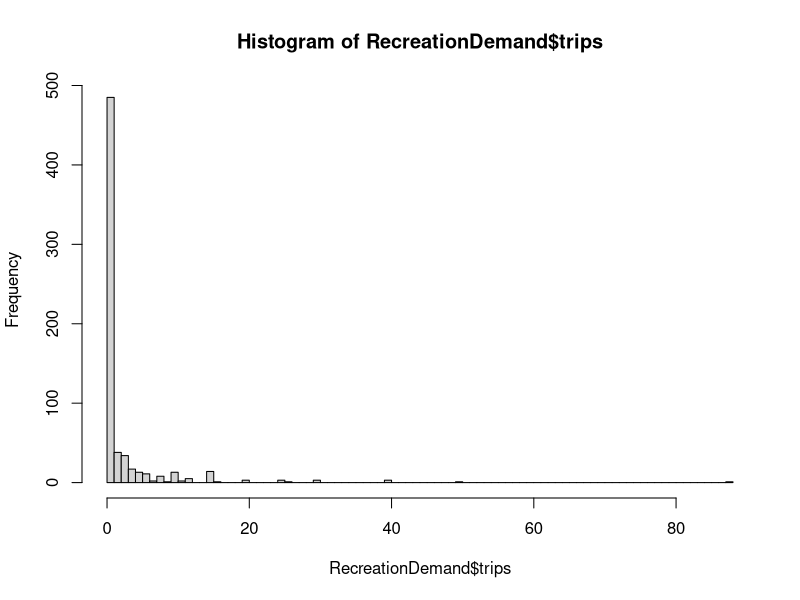
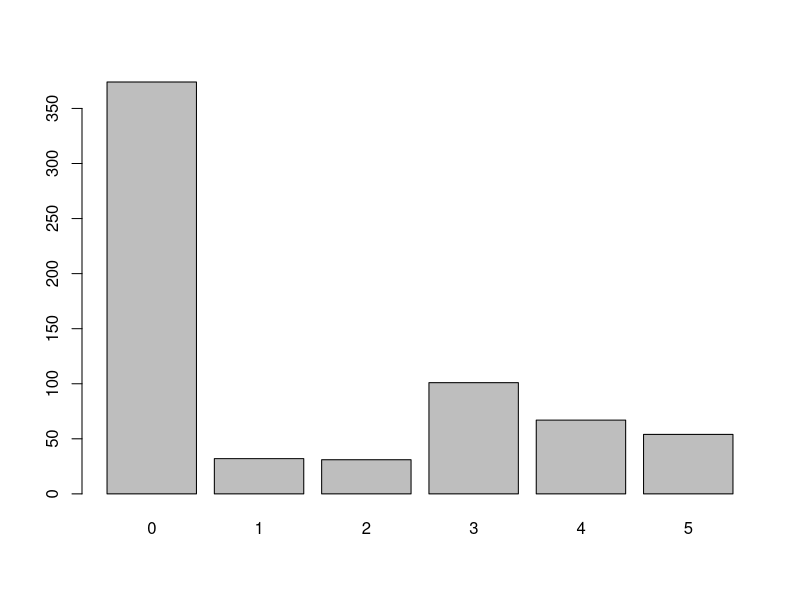
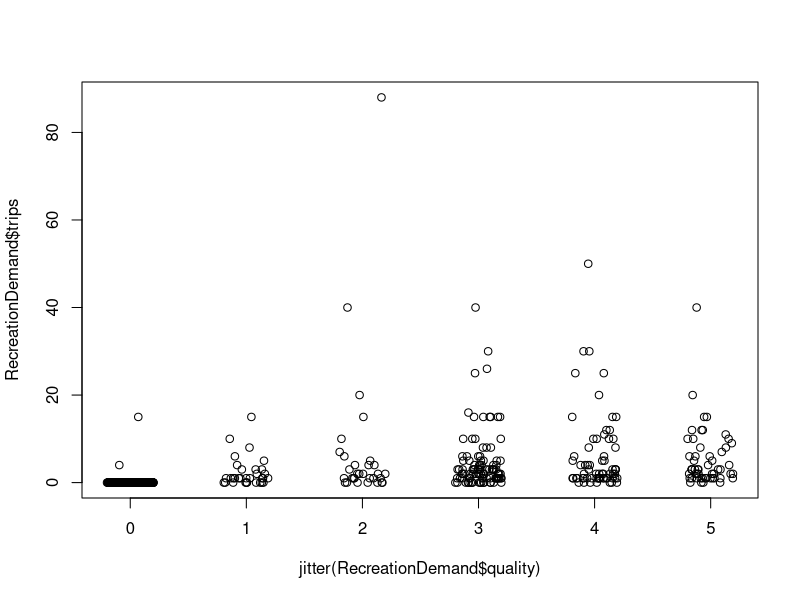
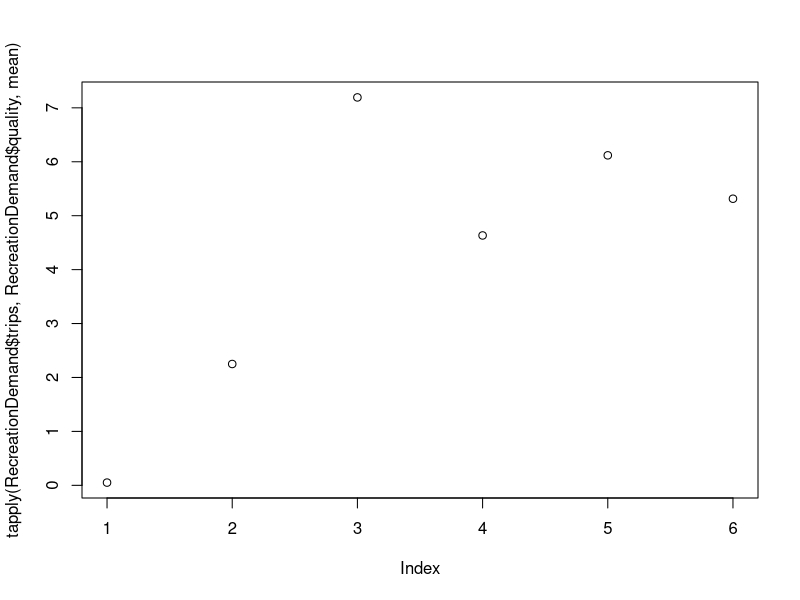
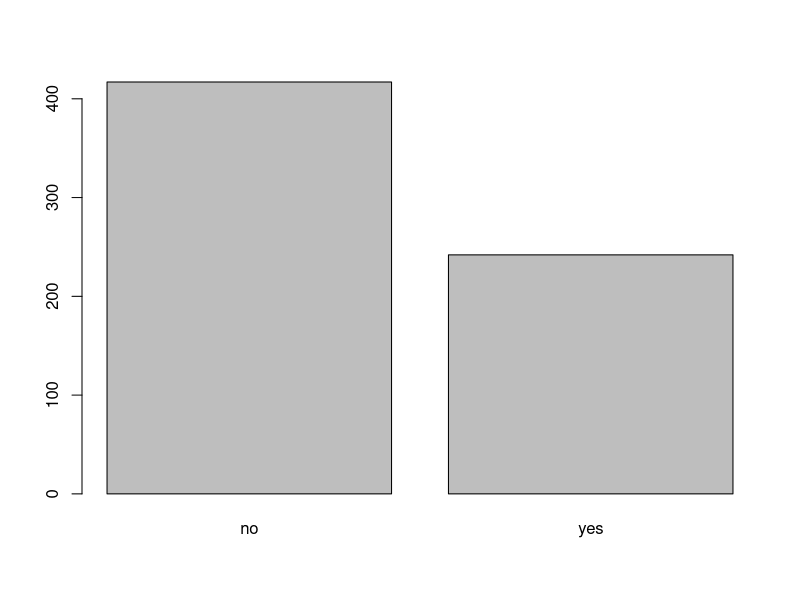
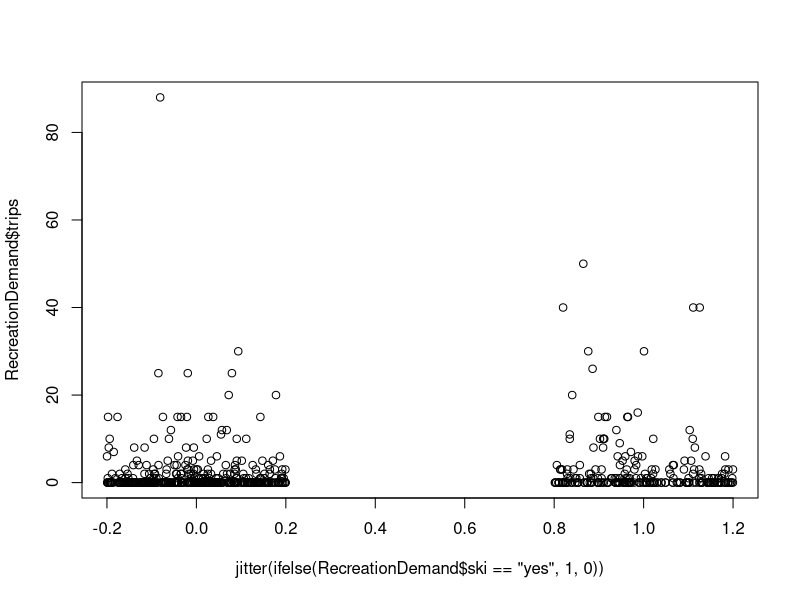
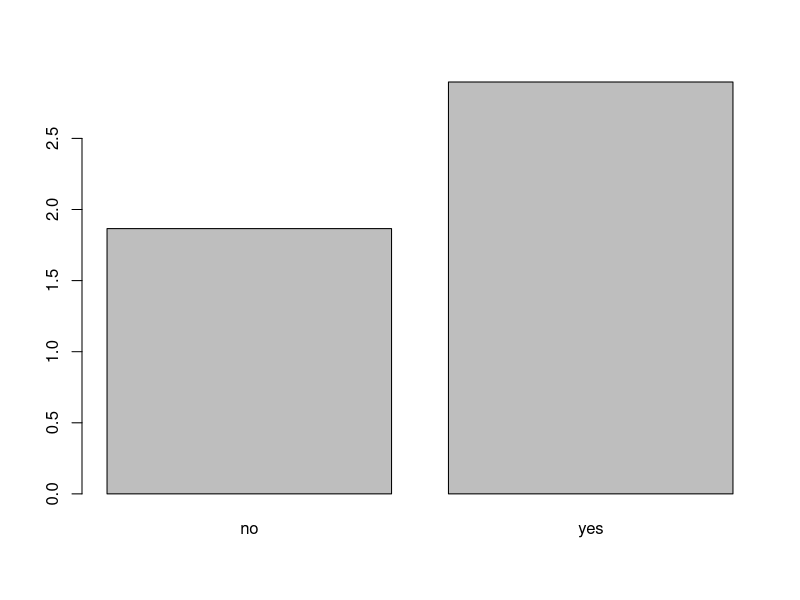
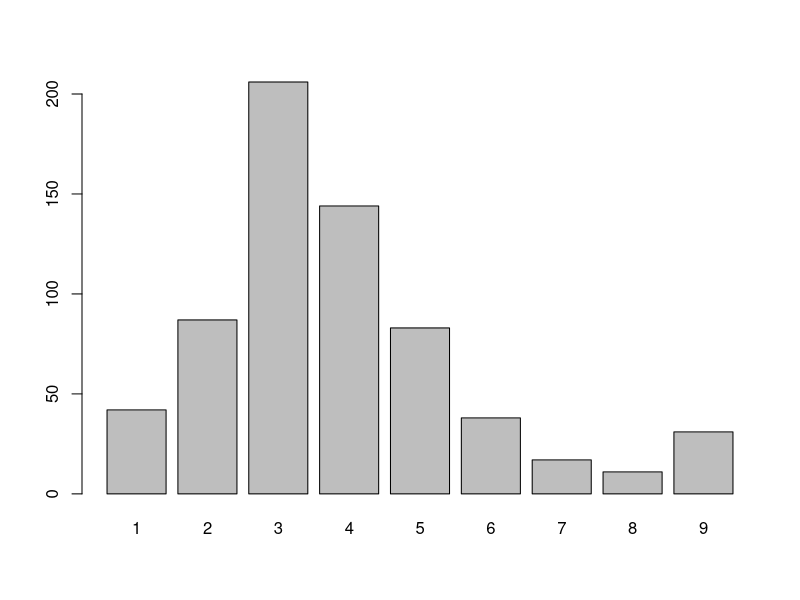

Here is the R script that generated these plots, in order:
## ---- chunk 1
knitr::opts_chunk$set(echo = TRUE)
knitr::opts_chunk$set(warning = FALSE, message = FALSE)
## ---- chunk 2
if(!require(AER)) install.packages("AER")
library(dplyr)
library(ggplot2)
library(AER)
data("RecreationDemand")
head(RecreationDemand)
## ---- chunk 3
hist(RecreationDemand$trips, breaks = 100)
## ---- chunk 4
print(paste("Mean:", mean(RecreationDemand$trips)))
print(paste("Var:", var(RecreationDemand$trips)))
## ---- chunk 5
barplot(table(RecreationDemand$quality))
## ---- chunk 6
plot(jitter(RecreationDemand$quality), RecreationDemand$trips)
## ---- chunk 7
plot(tapply(RecreationDemand$trips, RecreationDemand$quality, mean))
## ---- chunk 8
barplot(table(RecreationDemand$ski))
## ---- chunk 9
plot(jitter(ifelse(RecreationDemand$ski == "yes", 1, 0)), RecreationDemand$trips)
## ---- chunk 10
barplot(tapply(RecreationDemand$trips, RecreationDemand$ski, mean))
## ---- chunk 11
barplot(table(RecreationDemand$income))
## ---- chunk 12
plot(jitter(RecreationDemand$income), RecreationDemand$trips)
## ---- chunk 13
barplot(tapply(RecreationDemand$trips, RecreationDemand$income, mean))
## ---- chunk 14
barplot(table(RecreationDemand$userfee))
## ---- chunk 15
plot(jitter(ifelse(RecreationDemand$userfee == "yes", 1, 0)), RecreationDemand$trips)
## ---- chunk 16
barplot(tapply(RecreationDemand$trips, RecreationDemand$userfee, mean))
## ---- chunk 17
hist(RecreationDemand$costC, breaks = 50)
## ---- chunk 18
ggplot(RecreationDemand, aes(x = costC, y = trips)) +
  stat_summary_bin(fun = mean, bins = 50, geom = "point")
## ---- chunk 19
hist(RecreationDemand$costS, breaks = 50)
## ---- chunk 20
ggplot(RecreationDemand, aes(x = costS, y = trips)) +
  stat_summary_bin(fun = mean, bins = 50, geom = "point")
## ---- chunk 21
plot(RecreationDemand$costC, RecreationDemand$costS)
## ---- chunk 22
model = glm(costS ~ costC, data = RecreationDemand)
summary(model)

# Calcular o R² (usando o R2 baseado na deviance)
r2 <- 1 - (model$deviance / model$null.deviance)

# Número de observações e número de preditores
n <- nrow(RecreationDemand)   # número de observações
p <- length(coef(model)) - 1 # número de preditores (excluindo o intercepto)

# Calcular o R² ajustado
r2_ajustado <- 1 - ((1 - r2) * (n - 1) / (n - p - 1))

# Exibir os resultados
cat("R²:", r2, "\n")
cat("R² ajustado:", r2_ajustado, "\n")
## ---- chunk 23
hist(RecreationDemand$costH, breaks = 50)
## ---- chunk 24
ggplot(RecreationDemand, aes(x = costH, y = trips)) +
  stat_summary_bin(fun = mean, bins = 50, geom = "point")
## ---- chunk 25
plot(RecreationDemand$costH, RecreationDemand$costC)
## ---- chunk 26
plot(RecreationDemand$costH, RecreationDemand$costS)
## ---- chunk 27
model = glm(costH ~ costC, data = RecreationDemand)
summary(model)

# Calcular o R² (usando o R2 baseado na deviance)
r2 <- 1 - (model$deviance / model$null.deviance)

# Número de observações e número de preditores
n <- nrow(RecreationDemand)   # número de observações
p <- length(coef(model)) - 1 # número de preditores (excluindo o intercepto)

# Calcular o R² ajustado
r2_ajustado <- 1 - ((1 - r2) * (n - 1) / (n - p - 1))

# Exibir os resultados
cat("R²:", r2, "\n")
cat("R² ajustado:", r2_ajustado, "\n")
## ---- chunk 28
model = glm(costH ~ costS, data = RecreationDemand)
summary(model)

# Calcular o R² (usando o R2 baseado na deviance)
r2 <- 1 - (model$deviance / model$null.deviance)

# Número de observações e número de preditores
n <- nrow(RecreationDemand)   # número de observações
p <- length(coef(model)) - 1 # número de preditores (excluindo o intercepto)

# Calcular o R² ajustado
r2_ajustado <- 1 - ((1 - r2) * (n - 1) / (n - p - 1))

# Exibir os resultados
cat("R²:", r2, "\n")
cat("R² ajustado:", r2_ajustado, "\n")
## ---- chunk 29
RecreationDemand$ski_num = ifelse(RecreationDemand$ski == "yes", 1, 0)
RecreationDemand$costS_100 = RecreationDemand$costS / 100
## ---- chunk 30
model = glm(trips ~ ski + income + quality + costS_100, data = RecreationDemand, family = poisson())
summary(model)
## ---- chunk 31
trips_pred = predict(model, type = "response")

chi2_pearson = sum(((RecreationDemand$trips - trips_pred)^2)/trips_pred)

df = model$df.residual

pvalue = pchisq(chi2_pearson, df, lower.tail = FALSE)

cat("p-valor:", pvalue)
## ---- chunk 32
min_model = glm(trips ~ 1, data = RecreationDemand, family = poisson())
summary(min_model)
## ---- chunk 33
min_trips_pred = predict(min_model, type = "response")

min_log_likelihood = sum(-min_trips_pred + RecreationDemand$trips * log(min_trips_pred) - log(factorial(RecreationDemand$trips)))

model_log_likelihood = sum(-trips_pred + RecreationDemand$trips * log(trips_pred) - log(factorial(RecreationDemand$trips)))

C = 2*(min_log_likelihood + 4 - min_log_likelihood)

cat("C:", C, "\n")

df = model$df.null - model$df.residual

pvalue = pchisq(C, df, lower.tail = FALSE)

cat("p-valor:", pvalue)
## ---- chunk 34
C = model$null.deviance - model$deviance

cat("C:", C, "\n")
## ---- chunk 35
pseudo_R2 = (min_log_likelihood - model_log_likelihood)/min_log_likelihood

cat("pseudo-R^2:", pseudo_R2)
## ---- chunk 36
max_log_likelihood = sum(-RecreationDemand$trips + RecreationDemand$trips * ifelse(RecreationDemand$trips == 0, 1, log(RecreationDemand$trips)) - log(factorial(RecreationDemand$trips)))

deviance = 2*(max_log_likelihood - model_log_likelihood)

print(deviance)
## ---- chunk 37
RecreationDemand$userfee_num = ifelse(RecreationDemand$userfee == "yes", 1, 0)
RecreationDemand$costC_100 = RecreationDemand$costC / 100
RecreationDemand$costS_100 = RecreationDemand$costS / 100
RecreationDemand$costH_100 = RecreationDemand$costH / 100

head(RecreationDemand)
## ---- chunk 38
mean((RecreationDemand[RecreationDemand$quality != 0, ])$quality)
## ---- chunk 39
modelteste = glm(trips ~ ski_num + income + userfee_num + costS_100 + costS_100 * income, data = RecreationDemand, family = poisson())
summary(modelteste)

teste_pred = predict(modelteste, type = "response")

model_log_likelihood_teste = sum(-teste_pred + RecreationDemand$trips * log(teste_pred) - log(factorial(RecreationDemand$trips)))

pseudo_R2_teste = (min_log_likelihood - model_log_likelihood_teste)/min_log_likelihood

cat("pseudo-R^2:", pseudo_R2_teste, "\n")

chi2_pearson_teste = sum(((RecreationDemand$trips - teste_pred)^2)/teste_pred)

df_teste = modelteste$df.residual

pvalue_teste = pchisq(chi2_pearson_teste, df_teste, lower.tail = FALSE)

cat("p-valor:", pvalue_teste)
## ---- chunk 40
modelteste2 = glm(trips ~ ski_num + income + userfee_num + costS_100, data = RecreationDemand, family = poisson())
summary(modelteste2)

teste_pred = predict(modelteste2, type = "response")

model_log_likelihood_teste = sum(-teste_pred + RecreationDemand$trips * log(teste_pred) - log(factorial(RecreationDemand$trips)))

pseudo_R2_teste = (min_log_likelihood - model_log_likelihood_teste)/min_log_likelihood

cat("pseudo-R^2:", pseudo_R2_teste, "\n")

chi2_pearson_teste = sum(((RecreationDemand$trips - teste_pred)^2)/teste_pred)

df_teste = modelteste2$df.residual

pvalue_teste = pchisq(chi2_pearson_teste, df_teste, lower.tail = FALSE)

cat("p-valor:", pvalue_teste)
## ---- chunk 41
C = modelteste2$deviance - modelteste$deviance

df_diff = modelteste2$df.residual - modelteste$df.residual

pvalue = pchisq(C, df_diff, lower.tail = FALSE)

cat("Estatística C:", C, "\n")
cat("pvalue:", pvalue)
## ---- chunk 42
z = ((RecreationDemand$trips - trips_pred)^2 - RecreationDemand$trips)/trips_pred

overdispersion_data = data.frame(z = z, trips_pred = trips_pred)

overdispersion_model = glm(z ~ trips_pred + 0, data = overdispersion_data)
summary(overdispersion_model)
## ---- chunk 43
library(MASS)
## ---- chunk 44
RecreationDemand$userfee_num = ifelse(RecreationDemand$userfee == "yes", 1, 0)
RecreationDemand$costH_100 = RecreationDemand$costH/100
RecreationDemand$costC_100 = RecreationDemand$costC/100
## ---- chunk 45
head(RecreationDemand)
## ---- chunk 46
model_nb = glm.nb(trips ~ ski + income + quality + costS_100, data = RecreationDemand)
summary(model_nb)
## ---- chunk 47
C_nb = model_nb$null.deviance - model_nb$deviance

cat("C:", C_nb, "\n")

diff_df_nb = model_nb$df.null - model_nb$df.residual

pvalue_nb_C = pchisq(C_nb, diff_df_nb, lower.tail = FALSE)

cat("p-valor:", pvalue_nb_C)
## ---- chunk 48
min_model_nb = glm.nb(trips ~ 1, data = RecreationDemand)
summary(min_model_nb)

min_trips_pred_nb = predict(min_model_nb, type = "response")
trips_pred_nb = predict(model_nb, type = "response")

min_log_likelihood_nb = sum(-min_trips_pred_nb + RecreationDemand$trips * log(min_trips_pred_nb) - log(factorial(RecreationDemand$trips)))

model_log_likelihood_nb = sum(-trips_pred_nb + RecreationDemand$trips * log(trips_pred_nb) - log(factorial(RecreationDemand$trips)))

pseudo_R2_nb = (min_log_likelihood_nb - model_log_likelihood_nb)/min_log_likelihood_nb

cat("\npseudo-R^2:", pseudo_R2_nb)
## ---- chunk 49
mean = coef(min_model_nb)["(Intercept)"]
estimated_variance = mean + mean^2/model_nb$theta

cat("Variância estimada:", estimated_variance, "\n")
cat("Variância amostral:", var(RecreationDemand$trips))
## ---- chunk 50
AIC(model, model_nb)
## ---- chunk 51
plot(residuals(model, type = "pearson"), ylim = c(-10, 40))
plot(residuals(model_nb, type = "pearson"), ylim = c(-10, 40))
## ---- chunk 52

residuals_pois = RecreationDemand$trips - trips_pred
residuals_nb = RecreationDemand$trips - trips_pred_nb
## ---- chunk 53
hist(residuals_pois, breaks = 100, xlim = c(-10, 10), ylim = c(0, 200))
hist(residuals_nb, breaks = 100, xlim = c(-10, 10), ylim = c(0, 200))
## ---- chunk 54
plot(predict(model, type = "response"), residuals(model),
     xlab = "Valores preditos", ylab = "Residuos de Pearson", ylim = c(-10, 40))
abline(h = 0, col = "red")
plot(predict(model, type = "response"), residuals(model, type = "response"),
     xlab = "Valores preditos", ylab = "Residuos de Pearson", ylim = c(-10, 40))
abline(h = 0, col = "red")

#plot(predict(model_nb, type = "response"), residuals(model_nb),
#     xlab = "Valores preditos", ylab = "Residuos de Pearson", ylim = c(-10, 40))
#abline(h = 0, col = "red")
## ---- chunk 55
data("RecreationDemand")
subset(RecreationDemand, quality == 1, select = costS)
